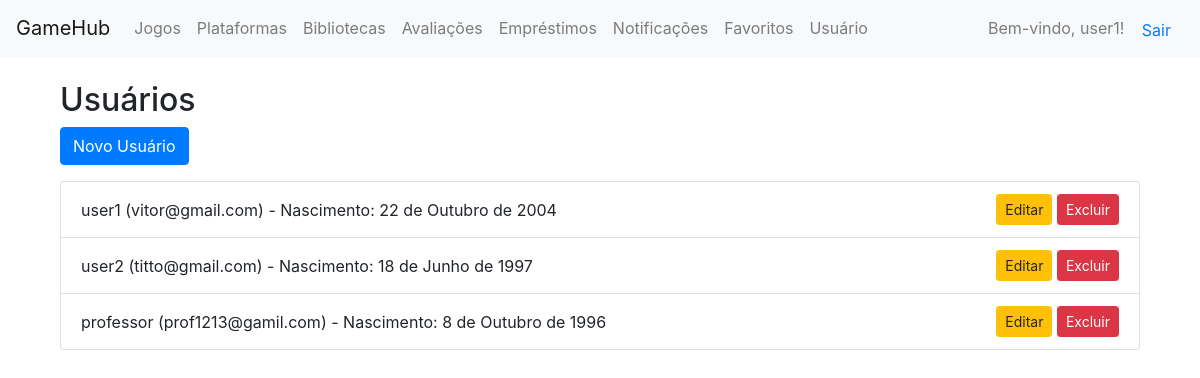
Before: /usuarios/ (signed in) with the older database file.
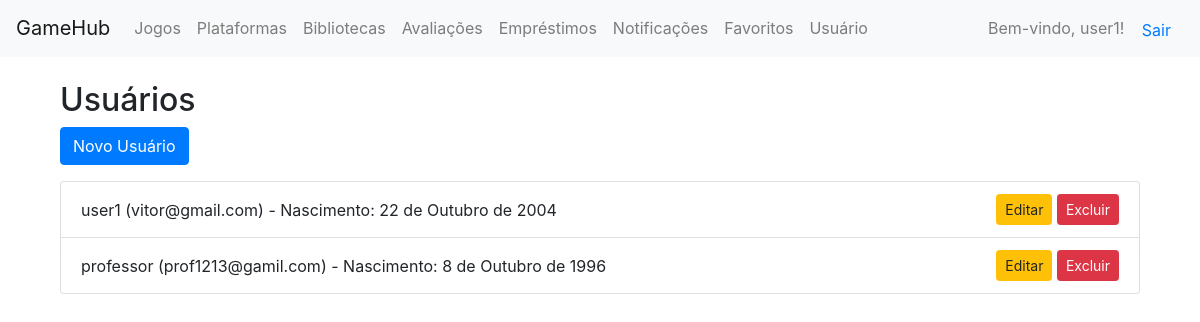
After: the same page with the newer database file.
### core/models.py (models this page shows)
class Usuario(AbstractUser):
    data_nascimento = models.DateField(null=True, blank=True)

### core/views.py (the view)
# urls.py: path('usuarios/', views.usuario_list, name='usuario_list'),
@login_required
def usuario_list(request):
    usuarios = Usuario.objects.all()
    return render(request, 'usuarios/usuario_list.html', {'usuarios': usuarios})

### core/templates/usuarios/usuario_list.html (shortened to what this page needs)
{% extends 'base.html' %}
{% block content %}
<div class="container mt-4">
    <h2>Usuários</h2>
    <a href="{% url 'usuario_create' %}" class="btn btn-primary mb-3">Novo Usuário</a>
    <ul class="list-group">
        {% for u in usuarios %}
            <li class="list-group-item d-flex justify-content-between align-items-center">
                {{ u.username }} ({{ u.email }}) - Nascimento: {{ u.data_nascimento }}
                <div>
                    <a href="{% url 'usuario_update' u.pk %}" class="btn btn-warning btn-sm">Editar</a>
                    <a href="{% url 'usuario_delete' u.pk %}" class="btn btn-danger btn-sm">Excluir</a>
                </div>
            </li>
        {% empty %}
            <li class="list-group-item">Nenhum usuário cadastrado.</li>
        {% endfor %}
    </ul>
</div>
{% endblock %}

### core/templates/base.html (shortened to what this page needs)
<!DOCTYPE html>
<html lang="pt-br">
<head>
    <link rel="stylesheet" href="https://stackpath.bootstrapcdn.com/bootstrap/4.5.2/css/bootstrap.min.css">
</head>
<body>
    <header>
        <nav class="navbar navbar-expand-lg navbar-light bg-light">
            <a class="navbar-brand" href="{% url 'home' %}">GameHub</a>
            <div class="collapse navbar-collapse">
                <ul class="navbar-nav">
                    <li class="nav-item"><a class="nav-link" href="{% url 'jogo_list' %}">Jogos</a></li>
                    <li class="nav-item"><a class="nav-link" href="{% url 'plataforma_list' %}">Plataformas</a></li>
                    <li class="nav-item"><a class="nav-link" href="{% url 'biblioteca_list' %}">Bibliotecas</a></li>
                    <li class="nav-item"><a class="nav-link" href="{% url 'avaliacao_list' %}">Avaliações</a></li>
                    <li class="nav-item"><a class="nav-link" href="{% url 'emprestimo_list' %}">Empréstimos</a></li>
                    <li class="nav-item"><a class="nav-link" href="{% url 'notificacao_list' %}">Notificações</a></li>
                    <li class="nav-item"><a class="nav-link" href="{% url 'favorito_list' %}">Favoritos</a></li>
                    <li class="nav-item"><a class="nav-link" href="{% url 'usuario_list' %}">Usuário</a></li>
                </ul>
                <div class="ml-auto">
                    {% if user.is_authenticated %}
                        <span class="navbar-text">Bem-vindo, {{ user.username }}!</span>
                        <form action="{% url 'logout' %}" method="post" style="display:inline;">
                            <button type="submit" class="btn btn-link">Sair</button>
                        </form>
                    {% else %}
                        <a class="btn btn-primary" href="{% url 'login' %}">Login</a>
                        <a class="btn btn-secondary" href="{% url 'register' %}">Registrar</a>
                    {% endif %}
                </div>
            </div>
        </nav>
    </header>
    <main class="container mt-4">
        {% block content %}{% endblock %}
    </main>
</body>
</html>

Changed rows visible on the page:
removed Usuario: username "user2", email "titto@gmail.com", data_nascimento "18 de Junho de 1997"
